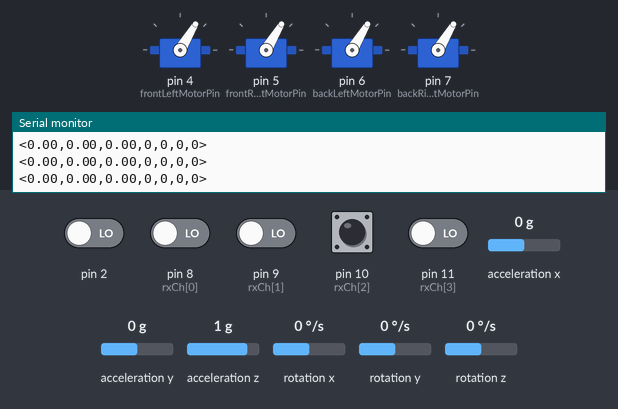
Bench run of a sketch on a simulated Arduino Uno, built with avr-gcc and run on an emulated ATmega328P. Shown: 4 × servo, the last lines printed to the serial monitor. The inputs (shaded band) are chosen by the test bench; at power-on: pin 10 (rxCh[2]) HIGH, pin 2, pin 8 (rxCh[0]), pin 9 (rxCh[1]), pin 11 (rxCh[3]) LOW, acceleration y 0 g, acceleration x 0 g, acceleration z 1 g, rotation x 0 °/s, rotation y 0 °/s, rotation z 0 °/s. The sensor or clock chip raises its interrupt line as the real part does.

Above: at 3.7 s.
3.8 s: acceleration y set to -1.4 g
6.8 s: acceleration x set to -0.2 g
12.8 s: pin 10 (rxCh[2]) pulled LOW for 0.15 s
At 13.5 s:
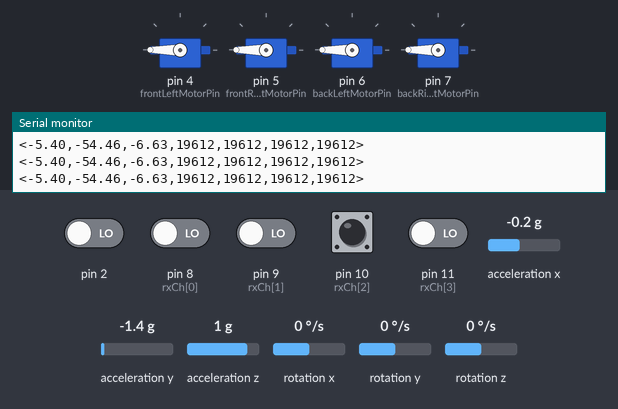
17.4 s: pin 10 (rxCh[2]) pulled LOW for 1 s
At 18.2 s:
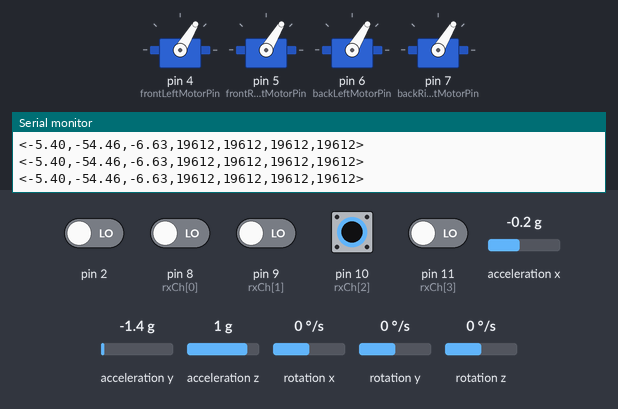
Timing chart, 0 to 20.4 s (numbered marks = the images above; inputs shaded):
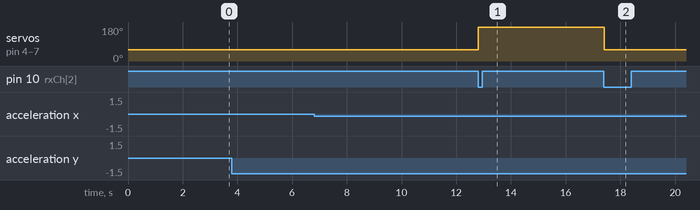

The sketch:

graphParameters.ino
```cpp
/*
  Author : Kunchala Anil
  email : anilkunchalaece@gmail.com
  Date : 15 Mar 2018


  Basic lift with PID of KSRM Quad


*/
/*
   Connect Channel 3 to pin 10 i.e PCINT2
   Arm the all the Motors
   use Servo Write to Send the control signal to ESC

        To Arm ESC use value 60
        Max Speed Can be Achieved using 130

        Pulse Width when Throttle at Minimum position is : 1150
        Pulse width when Throttle at Maximum Posistion is : 1800

        we need to map value from 1200-1800 to 60 to 130
*/


//PCMSKx - Pin Change Mask Register
//PCMSK0 - portB (D8-D13) (PCINT0  - PCINT6)
//PCMSK1 - portC (A0-A5)  (PCINT8  - PCINT14)
//PCMSK2 - portD (D0-D7)  (PCINT16 - PCINT23)
//PCICR -  Pin Change Interrupt Control Register
//  PCIE0 - Pin Change Interrupt Enable 0 - Port B (D8-D13)
//  PCIE1 - Pin Change Interrupt Enable 1 - Port C (A0-A5)
//  PCIE2 - Pin Change Interrupt Enable 2 - Port D (D0-D7)

#include<Servo.h>
#include <PID_v1.h> //PID Library by Brett Beauregard ref:https://github.com/br3ttb/Arduino-PID-Library

//Arduino - MPU6050 Library ref : https://github.com/jarzebski/Arduino-MPU6050+
#include <Wire.h>
#include <I2Cdev.h>
#include <helper_3dmath.h>
#include <MPU6050_6Axis_MotionApps20.h>

#define rxPin 10
//#define DEBUG

//MotorConnections

#define frontLeftMotorPin 4
#define frontRightMotorPin 5
#define backLeftMotorPin 6
#define backRightMotorPin 7

// Date : 20Mar - Changing the Motor value from Angle(i.e servo.write) to microSeconds(servo.writeMicroSeconds)
#define motorArmValue 1152 // 60
#define motorMinValue 1200 //65
#define motorMaxValue 1800 //130
#define motorArmDelay 2000 //wait after motors armed

#define throttleMinValue 1200
#define throttleMaxValue 1800

//PID Constants
#define pitchPVal 2
#define pitchDVal 0
#define pitchIVal 0

#define rollPVal 2
#define rollDVal 0
#define rollIVal 0

#define yawPVal 2
#define yawDVal 0
#define yawIVal 0


//Flight Parameters
#define pitchMin -30
#define pitchMax 30
#define rollMin -30
#define rollMax 30
#define yawMin -180
#define yawMax 180

#define pidPitchInfluence 20
#define pidRollInfluence 20
#define pidYawInfluence 20


//MPU 6050 Offsets
#define mpuGyroXOffset 97
#define mpuGyroYOffset 23
#define mpuGyroZOffset 23

#define mpuAccelXOffset -1025
#define mpuAccelYOffset -646
#define mpuAccelZOffset 886

int frontLeftMotorValue;
int frontRightMotorValue;
int backLeftMotorValue;
int backRightMotorValue;

volatile boolean recvPCInt = false;

Servo frontLeftMotor;
Servo frontRightMotor;
Servo backLeftMotor;
Servo backRightMotor;

//-------------------------------------------------------------------
//MPU variables
//Check example in Library for more details
//-------------------------------------------------------------------

MPU6050 mpu;                           // mpu interface object


uint8_t mpuIntStatus;                  // mpu statusbyte
uint8_t devStatus;                     // device status
uint16_t packetSize;                   // estimated packet size
uint16_t fifoCount;                    // fifo buffer size
uint8_t fifoBuffer[64];                // fifo buffer

Quaternion q;                          // quaternion for mpu output
VectorFloat gravity;                   // gravity vector for ypr
float ypr[3] = {0.0f, 0.0f, 0.0f};     // yaw pitch roll values
//float yprLast[3] = {0.0f, 0.0f, 0.0f};

volatile bool mpuInterrupt = false;    //interrupt flag

//-------------------------------------------------------------------
// PID Variables
//-------------------------------------------------------------------
double pidPitchIn, pidPitchOut, pidPitchSetPoint = 0; //though in UNO there is no diff between float and double - PID library throwing error if type is float
double pidRollIn, pidRollOut, pidRollSetPoint = 0;
double pidYawIn, pidYawOut, pidYawSetPoint = 0;


//-------------------------------------------------------------------
//PID Instances
//-------------------------------------------------------------------
PID pitchController(&pidPitchIn, &pidPitchOut, &pidPitchSetPoint, pitchPVal, pitchIVal, pitchDVal, REVERSE); //what is that reverse and forward ?
PID rollController(&pidRollIn, &pidRollOut, &pidRollSetPoint, rollPVal, rollIVal, rollDVal, REVERSE);
PID yawController(&pidYawIn, &pidYawOut, &pidYawSetPoint, yawPVal, yawIVal, yawDVal, DIRECT);


//used to store the pwm duration
volatile unsigned long pwmDuration[4];
volatile unsigned long pwmStart[4];
unsigned long pwmEnd[4];

//pinDeclaration for Rx
const byte rxCh[] = {8, 9, 10, 11};
const byte noOfChannels = sizeof(rxCh);

//portStatus
volatile int prevPortState[] = {0, 0, 0, 0};
volatile int presentPortState[4];
//Interrupt Service Routine will fire when for PinChange in PortB
ISR(PCINT0_vect) {
  recvPCInt = true;
  for (int ch = 0; ch < noOfChannels ; ch++) {
    presentPortState[ch] = digitalRead(rxCh[ch]);
  }//end of for looptr

  for (int c = 0; c < noOfChannels ; c++) {
    if (prevPortState[c] == 0 & presentPortState[c] == 1) {
      //if previous state is 0 and present state is 1 (Raising Edge) then take the time stamp
      pwmStart[c] = micros();
      prevPortState[c] = 1; //update the prevPort State
    } else if (prevPortState[c] == 1 & presentPortState[c] == 0) {
      //if previous state is 1 and present state is 0 (Falling Edge) then calculate the width based on the change
      pwmDuration[c] = micros() - pwmStart[c];
      prevPortState[c] = 0; //update Present PortState
    }
  }//end of for loop
  //portValue = PINB & 0x0f;//we are only intrested in first four bits
}

void updateMotors() {

  int width = pwmDuration[2];

  if (width < 1300 ) {
#ifdef DEBUG
    Serial.println("not updating motors");
#endif
    frontLeftMotor.write(motorArmValue);
    frontRightMotor.write(motorArmValue);
    backLeftMotor.write(motorArmValue);
    backRightMotor.write(motorArmValue);


  }
  else
  {
    int val = map(width, throttleMinValue, throttleMaxValue, motorMinValue, motorMaxValue);
    #ifdef DEBUG
    Serial.print("received val is ");
    Serial.println(val);
    #endif
    frontLeftMotorValue = val - pidPitchOut + pidRollOut ;//+ pidYawOut;
    frontRightMotorValue = val - pidPitchOut - pidRollOut;// - pidYawOut;
    backLeftMotorValue = val + pidPitchOut + pidRollOut;// - pidYawOut;
    backRightMotorValue = val + pidPitchOut - pidRollOut;// + pidYawOut;

#ifdef DEBUG
    Serial.print("fl,fr,bl,br\t");
    Serial.print(frontLeftMotorValue);
    Serial.print("\t");
    Serial.print(frontRightMotorValue);
    Serial.print("\t");
    Serial.print(backLeftMotorValue);
    Serial.print("\t");
    Serial.println(backRightMotorValue);
#endif
    frontLeftMotor.write(frontLeftMotorValue);
    frontRightMotor.write(frontRightMotorValue);
    backLeftMotor.write(backLeftMotorValue);
    backRightMotor.write(backRightMotorValue);
#ifdef DEBUG
    Serial.print("motors are updated with value => ");
    Serial.println(val);
#endif

  }//end of ifElse
}//end of update motors


void initializeMotors() {
  frontLeftMotor.attach(frontLeftMotorPin);
  frontRightMotor.attach(frontRightMotorPin);
  backLeftMotor.attach(backLeftMotorPin);
  backRightMotor.attach(backRightMotorPin);
#ifdef DEBUG
  Serial.println("motors initialized");
#endif
}//end of initializeMotorsFunction


void armAllMotors() {
  frontLeftMotor.write(motorArmValue);
  frontRightMotor.write(motorArmValue);
  backLeftMotor.write(motorArmValue);
  backRightMotor.write(motorArmValue);
  delay(motorArmDelay);
#ifdef DEBUG
  Serial.println("motors are Armed ");
#endif
}//end of armAllMotors function

//ISR for MPU 6050
void dmpDataReady() {
  mpuInterrupt = true;
}//end of dmpDataReady

void initMPU() {
  Wire.begin();
  mpu.initialize();
  devStatus = mpu.dmpInitialize();

  //MPU Offsets
  mpu.setXGyroOffset(mpuGyroXOffset);
  mpu.setYGyroOffset(mpuGyroYOffset);
  mpu.setZGyroOffset(mpuGyroZOffset);
  mpu.setXAccelOffset(mpuAccelXOffset);
  mpu.setYAccelOffset(mpuAccelYOffset);
  mpu.setZAccelOffset(mpuAccelZOffset);

  if (devStatus == 0) {
    mpu.setDMPEnabled(true);
    attachInterrupt(digitalPinToInterrupt(2), dmpDataReady, RISING);
    mpuIntStatus = mpu.getIntStatus();
    packetSize = mpu.dmpGetFIFOPacketSize();
  }//end of If

#ifdef DEBUG
  Serial.println("mpu initialization completed");
#endif
}//end of initMPU function


void updateAnglesFromMPU() {
  //Check example from MPU6050 Library
  mpuInterrupt = false;
  mpuIntStatus = mpu.getIntStatus();
  fifoCount = mpu.getFIFOCount();

  if ((mpuIntStatus & 0x10) || fifoCount >= 1024) {

    mpu.resetFIFO();

  } else if (mpuIntStatus & 0x02) {

    while (fifoCount < packetSize) fifoCount = mpu.getFIFOCount();

    mpu.getFIFOBytes(fifoBuffer, packetSize);

    fifoCount -= packetSize;

    mpu.dmpGetQuaternion(&q, fifoBuffer);
    mpu.dmpGetGravity(&gravity, &q);
    mpu.dmpGetYawPitchRoll(ypr, &q, &gravity);

  }

}//end of getAnglesFromMPU

void initPID() {
//  rollController.SetOutputLimits(rollMin, rollMax);
//  pitchController.SetOutputLimits(pitchMin, pitchMax);
//  yawController.SetOutputLimits(yawMin, yawMax);
  rollController.SetMode(AUTOMATIC);
  pitchController.SetMode(AUTOMATIC);
  yawController.SetMode(AUTOMATIC);
//  rollController.SetSampleTime(10);
//  pitchController.SetSampleTime(10);
//  yawController.SetSampleTime(10);

#ifdef DEBUG
  Serial.println("pid initialisation completed");
#endif
}//end of initPID

void computePID() {
  pidYawIn = ypr[0]*180/M_PI; //Converts Radians to degrees ref - https://forum.arduino.cc/index.php?topic=446713.msg3078076#msg3078076
  pidPitchIn = ypr[2]*180/M_PI; //Changed 1 to 2 Due to some problem in Orientation or sensor ? NEED TO FIX IT
  pidRollIn = ypr[1]*180/M_PI;
  #ifdef DEBUG
    Serial.print("y p r ");
    Serial.print(pidYawIn);
    Serial.print("\t");
    Serial.print(pidPitchIn);
    Serial.print("\t");
    Serial.println(pidRollIn);
  #endif
  rollController.Compute();
  pitchController.Compute();
  yawController.Compute();
}//end of computePID


void sendDataToPython(){
  Serial.print("<");
  Serial.print(pidYawIn);
  Serial.print(",");
  Serial.print(pidPitchIn);
  Serial.print(",");
  Serial.print(pidRollIn);
  Serial.print(",");
  Serial.print(frontLeftMotorValue);
  Serial.print(",");
  Serial.print(frontRightMotorValue);
  Serial.print(",");
  Serial.print(backLeftMotorValue);
  Serial.print(",");
  Serial.print(backRightMotorValue);
  Serial.println(">");
}//end of sendDataToPython


void setup() {
  cli(); //Clear all interrupts
  PCICR |= 1 << PCIE0; //Enable port B Registers i.e D8-D13
  PCMSK0 |= 1 << PCINT2;// Pin9
  sei(); //enable all interrupts
  pinMode(10, INPUT);
  digitalWrite(10, HIGH); //enable pull up in pin
//#ifdef DEBUG
  Serial.begin(115200);
//#endif
  initializeMotors();
  armAllMotors();
  initMPU();
  initPID();
}//end of setup

void loop() {
  while (!mpuInterrupt && fifoCount < packetSize) {
    //Do nothing while mpu is not working
    //they are saying it is a short delay .. i need a way to avoid this
//    Serial.print("waiting for mpu");
  }//end of while loop

  updateAnglesFromMPU();
  computePID();
  updateMotors();
  sendDataToPython();
}//end of loop
```

Measured:
- after the input at 12.8 s, servo on pin 4 (frontLeftMotorPin), servo on pin 5 (frontRightMotorPin), servo on pin 6 (backLeftMotorPin), servo on pin 7 (backRightMotorPin): 59° → 180° at once
- after the input at 17.4 s, servo on pin 4 (frontLeftMotorPin), servo on pin 5 (frontRightMotorPin), servo on pin 6 (backLeftMotorPin), servo on pin 7 (backRightMotorPin): 180° → 59° at once
